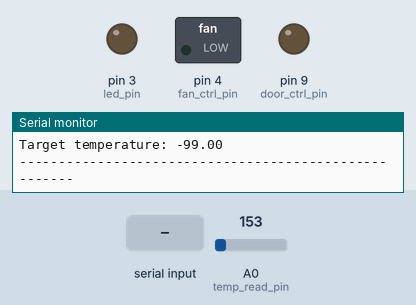
Bench run of a sketch on a simulated Arduino Uno, built with avr-gcc and run on an emulated ATmega328P. Shown: switched loads named in the sketch (green lamp = pin HIGH), output pins drawn as LEDs (lit = HIGH), the last lines printed to the serial monitor. The test bench sets the inputs (shaded band); at power-on: A0 (temp_read_pin) = 153.

Above: at 3.2 s.
3.3 s: "30,150\n" received over Serial
At 4.4 s:
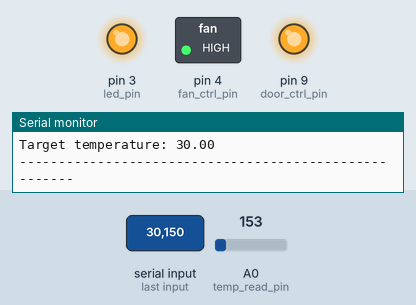
4.9 s: "90,45\n" received over Serial
At 5.8 s:
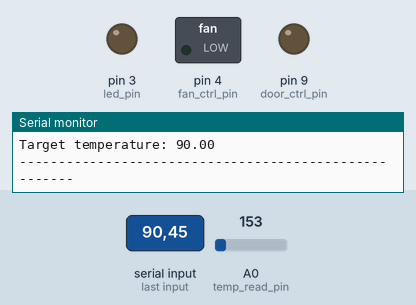
6.6 s: "5\n" received over Serial
At 7.9 s:
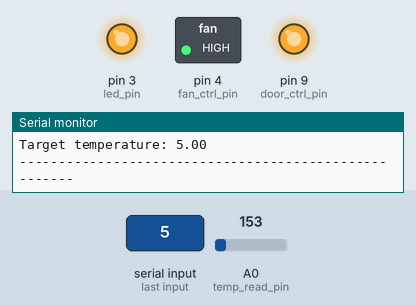
8.2 s: "90\n" received over Serial
At 9.0 s:
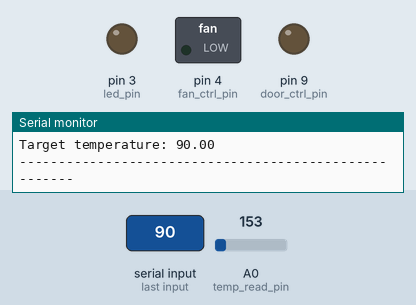
Timing chart, 0 to 10.7 s (numbered marks = the images above; inputs shaded):
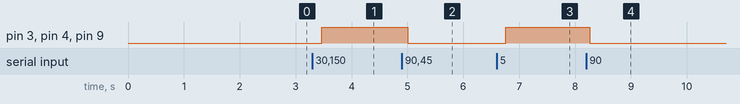

Measured:
- after the input at 3.3 s, pin 3 (led_pin), pin 4 (fan_ctrl_pin), pin 9 (door_ctrl_pin): LOW → HIGH after 0.17 s
- after the input at 4.9 s, pin 3 (led_pin), pin 4 (fan_ctrl_pin), pin 9 (door_ctrl_pin): HIGH → LOW after 0.11 s
- after the input at 6.6 s, pin 3 (led_pin), pin 4 (fan_ctrl_pin), pin 9 (door_ctrl_pin): LOW → HIGH after 0.16 s
- after the input at 8.2 s, pin 3 (led_pin), pin 4 (fan_ctrl_pin), pin 9 (door_ctrl_pin): HIGH → LOW after 0.07 s

The sketch:

EK210_state_machine_expanded.ino
```cpp
// (licence header left out)
 /* CHANGES/TODO LIST/NOTES May 3, 2020 v0.2:
    CHANGES:
    -Tested state transitions artificially without hardware
    NOTES:
    -For debugging, annunciate state transitions!
    TODO:
    -SIMPLIFY -- create a version of this without user input as it complicates things -- demo just basic hardware and loop
        keep it simple because this version is a bit overwhelming for complete beginners
    -Hardware test with thermistor (Currently don't have a TMP36 on hand);
    -Scope limiting (all functions should be passed their values, all variables that can be in main loop should stay there)
    -Range check on user inputs/function passed values
    -Store strings in memory
    -Store system state
 */

// We're going to use the standard Arduino servo library https://www.arduino.cc/en/reference/servo
#include <Servo.h>

/* Step 1: Set up global variables
 These variables outside both loops are considered global variables. We're going to initialize them with the pin numbers that correspond
 to the pins to which we've connected our hardware. Global variables can be accessed anywhere in the program, so we're going to declare
 them with the C++ keyword 'static'. This makes the variable name limited to the current file and functions within this file. It's just a
 precaution in case any other variables from other code we include happens to have the same variable name and perform unintended
 modifications to it.  In addition, we're going to use the keyword 'const' to ensure that we will get an error on compile if our code tries
 to change the variable's value. This is because we typically don't expect the hardware pins to change for our prototype */
static const int led_pin = 3;
static const int fan_ctrl_pin = 4;
static const int door_ctrl_pin = 9;
static const int temp_read_pin = A0;

/* the output from the sensor will be integer-converted ADC reading every iteration. The temperature will be converted to a double type
which allows for decimal readings.*/
static int temp_adc_read;
static double temperature;

/* set up user input variables*/
static const int max_input = 50;                // this is used to limit the max size of the user input message
static double set_point = -99.0;               // this stores the actual user input
static bool full_message_processed = false;     // this is used identify if when a user's input is finished processing

/* Step 2: Set up our states
 Defining our states in one place and early on in the code helps readability. An enumeration allows us to assign numbers to the states
 that we define. We could use numbers as states, but the enumeration helps make the code a bit more clear.  Typedef enum allows us to
 create a new 'type' (like int or double) but in this case it is enum. We assign it SYS_STATE to make it slightly cleaner when
 calling a new instance. */
typedef enum {
  IDLE_NO_INPUT = 1,
  IDLE_AT_TARGET = 2,
  COOLING = 3
} SYS_STATE;

// this line puts the system in the first state, which is waiting for user input.
static SYS_STATE current_state = IDLE_NO_INPUT;

static unsigned long last_time = 0;

// Step 2: Initialize pins and serial communication in the setup loop
void setup() {

  // pinMode tells the microcontroller to set up the input and output pins appropriately for their corresponding functions
  pinMode(led_pin, OUTPUT);
  pinMode(fan_ctrl_pin, OUTPUT);
  pinMode(door_ctrl_pin, OUTPUT);
  pinMode(temp_read_pin, INPUT);

  /* This line sets up a Serial object and starts communication at the specified baud rate (9600 bits per second). The actual value won't
  matter for most projects; just make sure both devices' baud rates match, otherwise the communication will look garbled or not show up as
  text at all. The Arduino Uno has one serial interface and it is connected by default to the USB. */
  Serial.begin(9600);
  Serial.println("----------------------EK 210 Arduino State Machine Demo---------------------");
  delay(2000);
} // end void setup

void loop() {

  /* This reads serial input one byte at a time over the Serial bus. This method allows for reading incoming data with minimal blocking
  to the execution of the program.*/
  if (Serial.available() > 0) {
    full_message_processed = false;
    process_incoming_byte(Serial.read(), &set_point, &full_message_processed);
    Serial.println("-----processing byte------");
  } // end if Serial.available()

  // read the ADC value from the temperature measurement pin
  temp_adc_read = analogRead(temp_read_pin);

  /* The code in the inner two parentheses converts the ADC output (integer) to a voltage of type double. From the datasheet, the TMP36
     output equation is: Temperature (Celsius) = (100 * Voltage) + 0.750. We can use this to perform the engineering unit conversion */
  temperature = (((double)temp_adc_read * 5.0 / 1023.0) / 0.010) + 0.750;

  // switch statement for the main loop creates a branch in the program execution
  switch (current_state) {
    case IDLE_NO_INPUT:

      // check the boolean flag to see if a full message has been received via serial
      if (full_message_processed) {

        // on the first user input, we want to be able to go directly into either IDLE or COOLING, so check the temperature value
        if (temperature <= set_point) {
          Serial.println("INPUT RECEIVED");
          current_state = IDLE_AT_TARGET;
        }
        else {
          Serial.println("Temperature exceeded, cooling");
          current_state = COOLING;
          digitalWrite(led_pin, HIGH);
          digitalWrite(fan_ctrl_pin, HIGH);
          digitalWrite(door_ctrl_pin, HIGH);
        } // end if (temperature < = set_point
      }

      else {
        ;;
      } // end if (full_message_processed)
      break;

    case COOLING:

      // if target temperature is reached, turn off actuators and transition states -> IDLE
      if (temperature <= set_point) {
        digitalWrite(led_pin, LOW);
        digitalWrite(fan_ctrl_pin, LOW);
        digitalWrite(door_ctrl_pin, LOW);
        current_state = IDLE_AT_TARGET;
        Serial.println("Reached target temperature");
      }

      // otherwise, keep fan on and door open
      else {
        ;;
      } // end if/else temperature <= set_point
      break;

    case IDLE_AT_TARGET:

      // if temperature exceeds target value, turn on actuators and transition states -> COOLING
      if (temperature >= set_point) {
        current_state = COOLING;
        Serial.println("Temperature exceeded, cooling");
        digitalWrite(led_pin, HIGH);
        digitalWrite(fan_ctrl_pin, HIGH);
        digitalWrite(door_ctrl_pin, HIGH);
      }

      else {
        ;;
      } // end if (temperature >= set_point)
      break;

    default:
      ;;
  } // end switch(current_state)

  last_time = print_status(500, last_time);

} // end void loop


/* FUNCTIONS*/
/* print status
   This function prints the status of the system over serial at a user specified rate (milliseconds) */
unsigned long print_status(int period, unsigned long previous_time) {

  unsigned long current_time = millis();
  static unsigned long loop_counter = 0;

  if ((current_time - previous_time) > period) {
    Serial.print("--------------------print number ");
    Serial.print(loop_counter);
    Serial.println("-----------------------");
    Serial.print("Current state: ");

    if (current_state == IDLE_NO_INPUT) {
      Serial.println("IDLE, NO USER INPUT RECEIVED");
    }
    else if (current_state == COOLING) {
      Serial.println("COOLING");
    }
    else if (current_state == IDLE_AT_TARGET) {
      Serial.println("IDLE");
    }
    else {
      Serial.println("UNDEFINED STATE, PRESS RESET");
    }
    Serial.print("Current temperature: ");
    Serial.println(temperature);
    Serial.print("Target temperature: ");
    Serial.println(set_point);
    Serial.println("------------------------------------------------------");
    loop_counter++;

    return current_time;
  }

  else {
    return previous_time;

  }  // end if (current_time - previous_time);
} // end print_status

/* process_data()
   This function is not directly called by the user. When a terminating character is received over serial, the buffer value is
   converted from a string to an integer and then cast to a double. It also sets the flag that signals that a full message has
   been received. */
void process_data (const char* data, double* out_value, bool* rec_status){
  *out_value = double(strtol(data, NULL, 10));
  *rec_status = true;
}  // end of process_data

/* process_incoming_byte() (credit goes to Nick Gammon http://www.gammon.com.au/serial)
   This function takes the read serial character and adds it to the buffer.  By default, each serial message between the computer
   port and the Arduino ends with a newline character '\n' that signals the end of the message. When the serial port receives
   this terminating character OR when the serial port has received more than our max allowable number of characters,
   process_incoming_byte() calls this function starts overwriting the buffer.*/
void process_incoming_byte (const byte inByte,  double* out_val, bool* full_message_flag) {
  static char input_line [max_input];
  static unsigned int input_pos = 0;

  switch (inByte) {
    case '\n':   // end of text
      input_line [input_pos] = 0;  // terminating null byte

      // terminator reached! process input_line here ...
      process_data(input_line, out_val, full_message_flag);

      // reset buffer for next time
      input_pos = 0;
      break;

    case '\r':   // discard carriage return
      break;

    default:
      // keep adding if not full ... allow for terminating null byte
      if (input_pos < (max_input - 1))
        input_line [input_pos++] = inByte;
      break;

   }  // end of switch
 } // end of processIncomingByte
```
